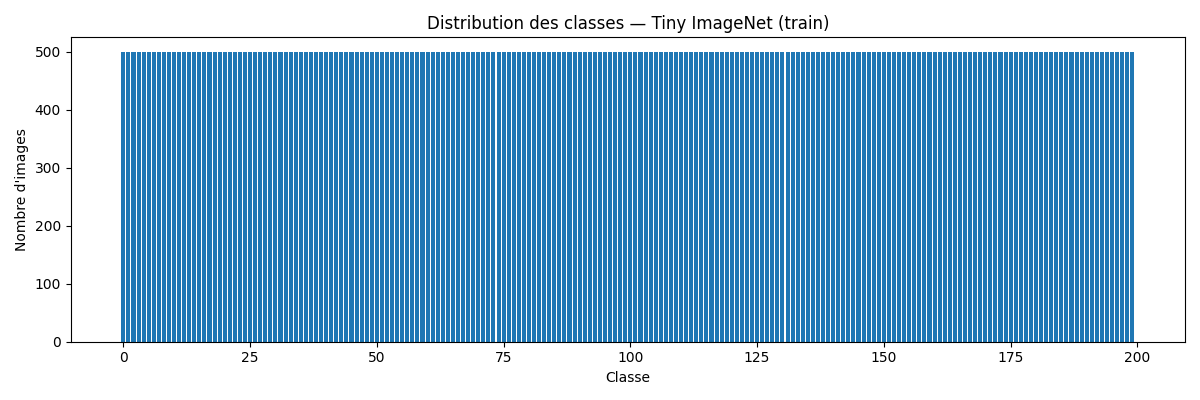

Recreate this plot in Python.
import torch
from collections import Counter
import matplotlib.pyplot as plt

from configs.config import get_config
from src.data_loading import get_dataloaders

# Charger config + dataloaders
config = get_config("configs/config.yaml")
train_loader, val_loader, test_loader, meta = get_dataloaders(config)

# Compter les labels du train
counter = Counter()

print("Collecte des labels...")
for _, labels in train_loader:
    counter.update(labels.tolist())

# Convertir en liste ordonnée
class_ids = list(range(meta["num_classes"]))
counts = [counter[i] for i in class_ids]

# Afficher un aperçu
print("Exemples par classe (extrait):")
print(counts[:20])  # premières classes

# Histogramme
plt.figure(figsize=(12, 4))
plt.bar(class_ids, counts)
plt.xlabel("Classe")
plt.ylabel("Nombre d'images")
plt.title("Distribution des classes — Tiny ImageNet (train)")
plt.tight_layout()
plt.savefig("class_distribution.png")

print("Histogramme sauvegardé dans class_distribution.png")
